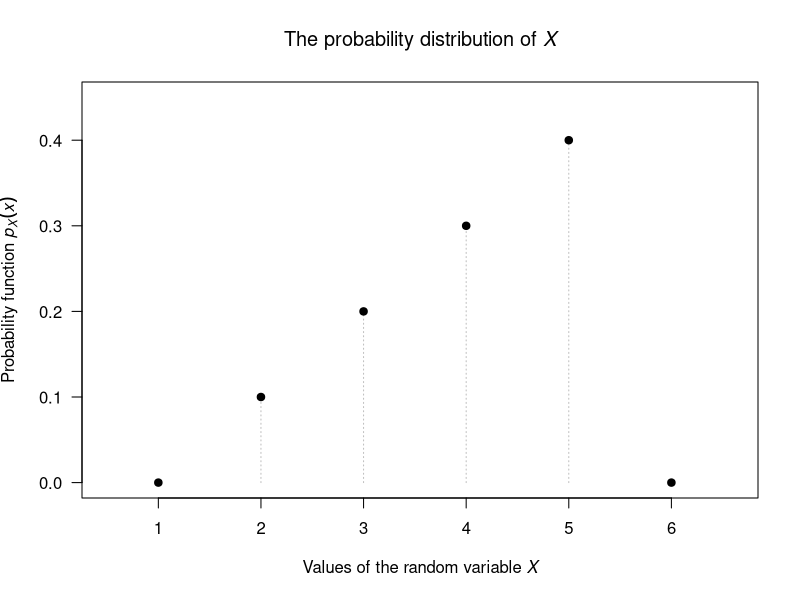

Recreate this plot in R.


plot( x = 1:6,  ### The values for which PMF > 0
      y = c(0, 0.1, 0.2, 0.3, 0.4, 0),
      xlim = c(0.5, 6.6), ylim = c(0, 0.45),
      type = "h",  ### type = "h": vertical lines
      las = 1, lty = 3,  ### lty = 3: Dotted lines 
      axes = FALSE,      ### Supress drawing labelled axes
      col = "grey",
      main = expression( 
        paste( "The probability distribution of ", italic(X)) 
        ),
      xlab = expression( 
        paste("Values of the random variable ", italic(X)) 
        ),
      ylab = expression( 
        paste( "Probability function ", italic(p)[italic(X)](italic(x)) )
      )
)
points( x = 1:6,  ### Adds the points on top of the vertical lines
        y = c(0, 0.1, 0.2, 0.3, 0.4, 0),
        pch = 19)

axis(side = 1, at = 1:6) ### Add axis on bottom (side = 1)
axis(side = 2,           ### Add axis at left (side = 2)
     at = seq(0, 0.4, by = 0.1),
     las = 1)
box() ### Surround plot with a box
